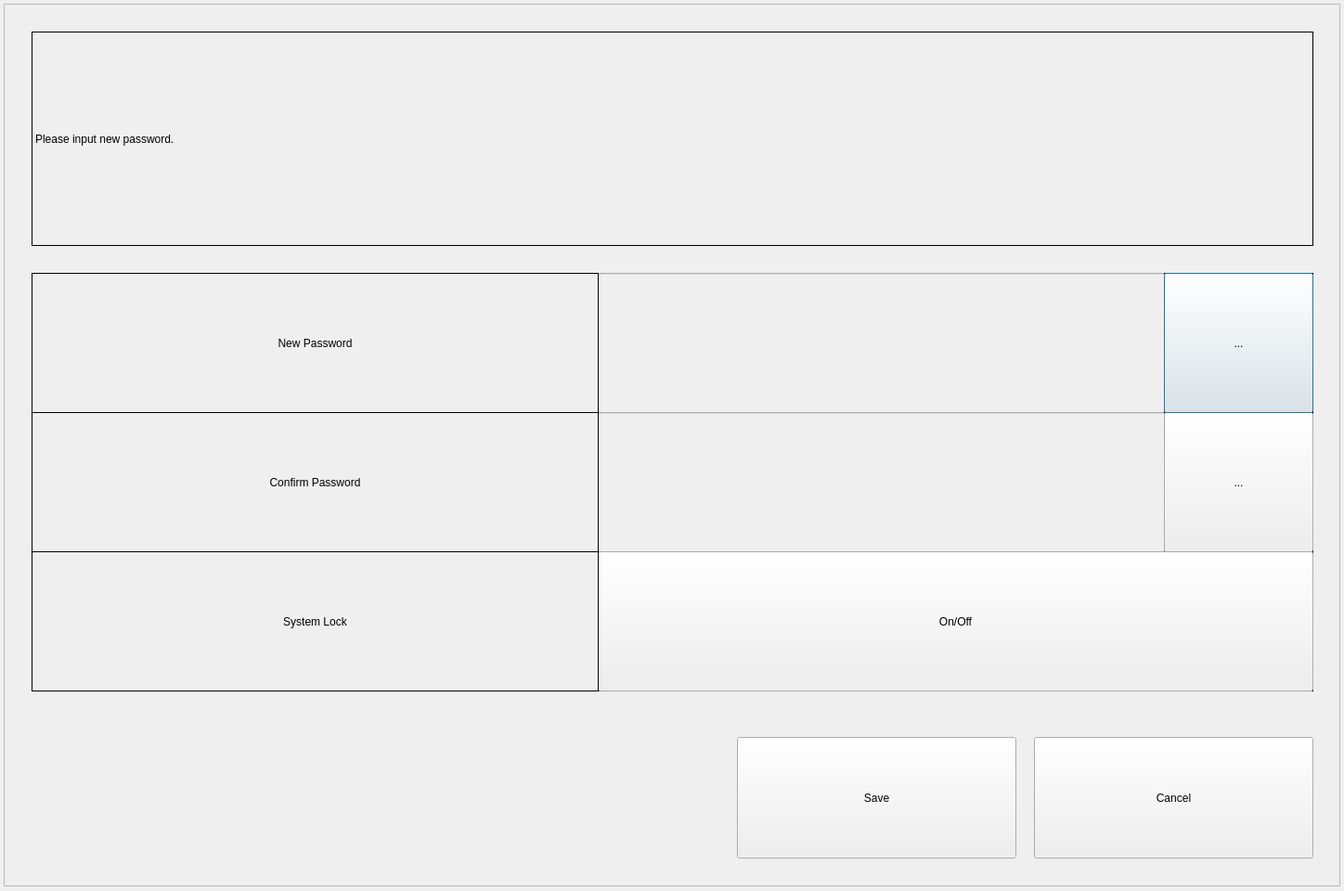
<?xml version="1.0" encoding="UTF-8"?>
<ui version="4.0">
 <class>SecurityDialog1080p</class>
 <widget class="QDialog" name="SecurityDialog1080p">
  <property name="geometry">
   <rect>
    <x>0</x>
    <y>0</y>
    <width>1448</width>
    <height>960</height>
   </rect>
  </property>
  <property name="windowTitle">
   <string>LICENSE PLATE PROPERTY</string>
  </property>
  <widget class="QFrame" name="frame">
   <property name="geometry">
    <rect>
     <x>4</x>
     <y>4</y>
     <width>1440</width>
     <height>951</height>
    </rect>
   </property>
   <property name="frameShape">
    <enum>QFrame::StyledPanel</enum>
   </property>
   <property name="frameShadow">
    <enum>QFrame::Raised</enum>
   </property>
   <widget class="QPushButton" name="buttonNewPassword">
    <property name="geometry">
     <rect>
      <x>1250</x>
      <y>290</y>
      <width>161</width>
      <height>151</height>
     </rect>
    </property>
    <property name="minimumSize">
     <size>
      <width>70</width>
      <height>70</height>
     </size>
    </property>
    <property name="text">
     <string>...</string>
    </property>
   </widget>
   <widget class="QLineEdit" name="lineEditNewPassword">
    <property name="enabled">
     <bool>false</bool>
    </property>
    <property name="geometry">
     <rect>
      <x>640</x>
      <y>290</y>
      <width>611</width>
      <height>151</height>
     </rect>
    </property>
    <property name="sizePolicy">
     <sizepolicy hsizetype="Preferred" vsizetype="Fixed">
      <horstretch>100</horstretch>
      <verstretch>100</verstretch>
     </sizepolicy>
    </property>
    <property name="minimumSize">
     <size>
      <width>0</width>
      <height>50</height>
     </size>
    </property>
    <property name="echoMode">
     <enum>QLineEdit::Password</enum>
    </property>
    <property name="alignment">
     <set>Qt::AlignCenter</set>
    </property>
    <property name="readOnly">
     <bool>true</bool>
    </property>
   </widget>
   <widget class="QLabel" name="labelSecurity">
    <property name="geometry">
     <rect>
      <x>30</x>
      <y>30</y>
      <width>1381</width>
      <height>231</height>
     </rect>
    </property>
    <property name="frameShape">
     <enum>QFrame::Box</enum>
    </property>
    <property name="text">
     <string>Please input new password.</string>
    </property>
   </widget>
   <widget class="QPushButton" name="buttonClose">
    <property name="geometry">
     <rect>
      <x>1110</x>
      <y>790</y>
      <width>301</width>
      <height>131</height>
     </rect>
    </property>
    <property name="text">
     <string>Cancel</string>
    </property>
   </widget>
   <widget class="QPushButton" name="buttonSave">
    <property name="geometry">
     <rect>
      <x>790</x>
      <y>790</y>
      <width>301</width>
      <height>131</height>
     </rect>
    </property>
    <property name="text">
     <string>Save</string>
    </property>
   </widget>
   <widget class="QLineEdit" name="lineEditConfirmPassword">
    <property name="enabled">
     <bool>false</bool>
    </property>
    <property name="geometry">
     <rect>
      <x>640</x>
      <y>440</y>
      <width>611</width>
      <height>151</height>
     </rect>
    </property>
    <property name="sizePolicy">
     <sizepolicy hsizetype="Preferred" vsizetype="Fixed">
      <horstretch>100</horstretch>
      <verstretch>100</verstretch>
     </sizepolicy>
    </property>
    <property name="minimumSize">
     <size>
      <width>0</width>
      <height>50</height>
     </size>
    </property>
    <property name="echoMode">
     <enum>QLineEdit::Password</enum>
    </property>
    <property name="alignment">
     <set>Qt::AlignCenter</set>
    </property>
    <property name="readOnly">
     <bool>true</bool>
    </property>
   </widget>
   <widget class="QPushButton" name="buttonConfirmPassword">
    <property name="geometry">
     <rect>
      <x>1250</x>
      <y>440</y>
      <width>161</width>
      <height>151</height>
     </rect>
    </property>
    <property name="minimumSize">
     <size>
      <width>70</width>
      <height>70</height>
     </size>
    </property>
    <property name="text">
     <string>...</string>
    </property>
   </widget>
   <widget class="QLabel" name="labelNewPassword">
    <property name="geometry">
     <rect>
      <x>30</x>
      <y>290</y>
      <width>611</width>
      <height>151</height>
     </rect>
    </property>
    <property name="frameShape">
     <enum>QFrame::Box</enum>
    </property>
    <property name="text">
     <string>New Password</string>
    </property>
    <property name="alignment">
     <set>Qt::AlignCenter</set>
    </property>
   </widget>
   <widget class="QLabel" name="labelConfirmPassword">
    <property name="geometry">
     <rect>
      <x>30</x>
      <y>440</y>
      <width>611</width>
      <height>151</height>
     </rect>
    </property>
    <property name="frameShape">
     <enum>QFrame::Box</enum>
    </property>
    <property name="text">
     <string>Confirm Password</string>
    </property>
    <property name="alignment">
     <set>Qt::AlignCenter</set>
    </property>
   </widget>
   <widget class="QPushButton" name="buttonSystemLock">
    <property name="geometry">
     <rect>
      <x>640</x>
      <y>590</y>
      <width>771</width>
      <height>151</height>
     </rect>
    </property>
    <property name="text">
     <string>On/Off</string>
    </property>
   </widget>
   <widget class="QLabel" name="labelSystemLock">
    <property name="geometry">
     <rect>
      <x>30</x>
      <y>590</y>
      <width>611</width>
      <height>151</height>
     </rect>
    </property>
    <property name="frameShape">
     <enum>QFrame::Box</enum>
    </property>
    <property name="text">
     <string>System Lock</string>
    </property>
    <property name="alignment">
     <set>Qt::AlignCenter</set>
    </property>
   </widget>
   <widget class="QLabel" name="label">
    <property name="geometry">
     <rect>
      <x>640</x>
      <y>590</y>
      <width>771</width>
      <height>151</height>
     </rect>
    </property>
    <property name="frameShape">
     <enum>QFrame::Box</enum>
    </property>
    <property name="text">
     <string/>
    </property>
   </widget>
   <widget class="QLabel" name="label_2">
    <property name="geometry">
     <rect>
      <x>1250</x>
      <y>290</y>
      <width>161</width>
      <height>151</height>
     </rect>
    </property>
    <property name="frameShape">
     <enum>QFrame::Box</enum>
    </property>
    <property name="text">
     <string/>
    </property>
   </widget>
   <widget class="QLabel" name="label_3">
    <property name="geometry">
     <rect>
      <x>1250</x>
      <y>440</y>
      <width>161</width>
      <height>151</height>
     </rect>
    </property>
    <property name="frameShape">
     <enum>QFrame::Box</enum>
    </property>
    <property name="text">
     <string/>
    </property>
   </widget>
   <zorder>label_3</zorder>
   <zorder>label_2</zorder>
   <zorder>label</zorder>
   <zorder>lineEditNewPassword</zorder>
   <zorder>labelSecurity</zorder>
   <zorder>buttonClose</zorder>
   <zorder>buttonSave</zorder>
   <zorder>lineEditConfirmPassword</zorder>
   <zorder>labelNewPassword</zorder>
   <zorder>labelConfirmPassword</zorder>
   <zorder>buttonSystemLock</zorder>
   <zorder>labelSystemLock</zorder>
   <zorder>buttonConfirmPassword</zorder>
   <zorder>buttonNewPassword</zorder>
  </widget>
 </widget>
 <layoutdefault spacing="6" margin="11"/>
 <resources/>
 <connections/>
</ui>
